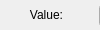
     <widget class="QWidget" name="Chen_Tail">
      <property name="geometry">
       <rect>
        <x>0</x>
        <y>0</y>
        <width>100</width>
        <height>30</height>
       </rect>
      </property>
      <attribute name="label">
       <string>Insert Tail</string>
      </attribute>
      <widget class="QWidget" name="layoutWidget_2">
       <property name="geometry">
        <rect>
         <x>0</x>
         <y>0</y>
         <width>191</width>
         <height>31</height>
        </rect>
       </property>
       <layout class="QHBoxLayout" name="horizontalLayout_5">
        <item>
         <widget class="QLabel" name="value_insert_tail">
          <property name="text">
           <string>&lt;html&gt;&lt;head/&gt;&lt;body&gt;&lt;p align=&quot;center&quot;&gt;Value:&lt;/p&gt;&lt;/body&gt;&lt;/html&gt;</string>
          </property>
         </widget>
        </item>
        <item>
         <widget class="QSpinBox" name="spinBox_insert_tail"/>
        </item>
       </layout>
      </widget>
      <widget class="QPushButton" name="go_insert_tail">
       <property name="geometry">
        <rect>
         <x>30</x>
         <y>40</y>
         <width>141</width>
         <height>41</height>
        </rect>
       </property>
       <property name="styleSheet">
        <string notr="true">font: 14pt &quot;MS Shell Dlg 2&quot;;
border-style: outset;
border-width: 2px;
background-color: rgb(255, 66, 116);
border-radius:10px;
color: rgb(255, 255, 255);
border-color:black ;
padding: 10px;
</string>
       </property>
       <property name="text">
        <string>GO</string>
       </property>
      </widget>
     </widget>
